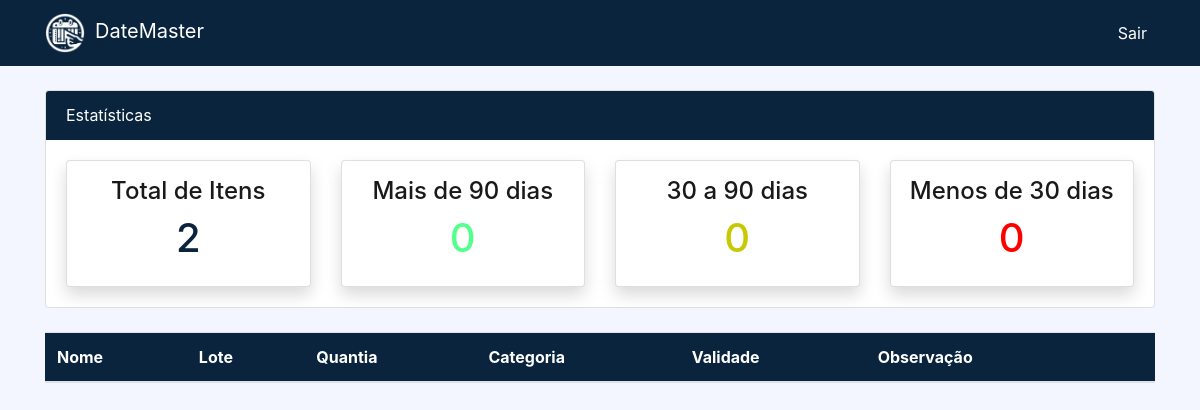
Before: /alta/ (signed in) with the older database file.
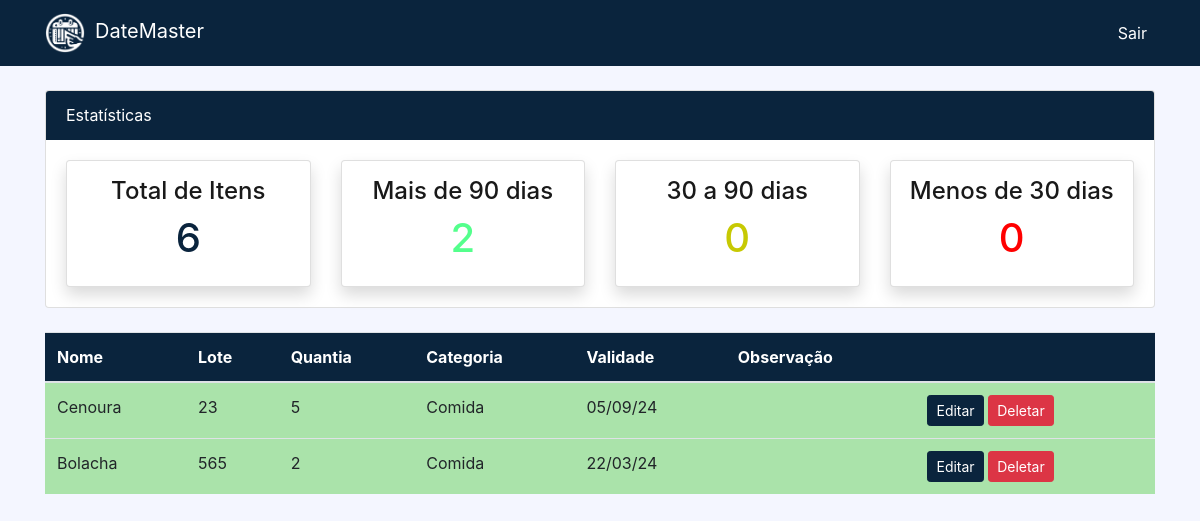
After: the same page with the newer database file.
### dashboard/models.py (models this page shows, shortened)
class Product(models.Model):
    name = models.CharField(max_length=100, null=True, blank=True)
    lot = models.CharField(max_length=20, null=True, blank=True)
    category = models.CharField(max_length=20, choices=CATEGORY, null=True, blank=True)
    quantity = models.PositiveIntegerField(null=False, blank=True)
    expiration_date = models.DateField(null=True, blank=True)
    observation = models.TextField(null=True, blank=True)

### dashboard/views.py (the view)
# urls.py: path('alta/', views.alta, name='dashboard-alta'),
@login_required
def alta(request):
    items = Product.objects.raw('SELECT * FROM dashboard_product')
    item_countp = len(items)
    current_date = date.today()
    thirty_days_from_now = current_date + timedelta(days=30)
    items = Product.objects.filter(expiration_date__gt=current_date, expiration_date__lt=thirty_days_from_now)
    item_countb = len(items)
    current_date = date.today()
    thirty_days_ago = current_date + timedelta(days=30)
    ninety_days_ago = current_date + timedelta(days=90)
    query = ''' SELECT * FROM dashboard_product WHERE expiration_date BETWEEN %s AND %s'''
    items = Product.objects.raw(query, [thirty_days_ago, ninety_days_ago])
    item_countm = len(items)
    current_date = date.today()
    three_months_ago = current_date + timedelta(days=3*30)
    items = Product.objects.raw('SELECT * FROM dashboard_product WHERE expiration_date > %s', [three_months_ago])
    item_counta = len(items)
    context = {
        'items': items,
        'item_countp': item_countp,
        'item_counta': item_counta,
        'item_countm': item_countm,
        'item_countb': item_countm,
    }
    return render(request, 'dashboard/alta.html', context)

### templates/dashboard/alta.html (shortened to what this page needs)
{% extends 'partials/base.html' %}
{% load crispy_forms_tags %}
{% block content %}
{% include 'partials/topnav.html' %}
        <div class="container">
            <div class="row my-4">
                <div class="col-md-12">
                    <table class="table bg-white">
                        <thead class="bg-info color-custom">
                            <tr class="text-white">
                                <th scope="col">Nome</th>
                                <th scope="col">Lote</th>
                                <th scope="col">Quantia</th>
                                <th scope="col">Categoria</th>
                                <th scope="col">Validade</th>
                                <th scope="col">Observação</th>
                                <th scope="col"></th>
                            </tr>
                        </thead>
                        <tbody>
                            {% for item in items %}
                                <tr >
                                    <td style="background-color: rgb(170, 227, 170);">{{ item.name }}</td>
                                    <td style="background-color: rgb(170, 227, 170);">{{ item.lot }}</td>
                                    <td style="background-color: rgb(170, 227, 170);">{{ item.quantity }}</td>
                                    <td style="background-color: rgb(170, 227, 170);">{{ item.category }}</td>
                                    <td style="background-color: rgb(170, 227, 170);">{{ item.expiration_date|date:"d/m/y" }}</td>
                                    <td style="background-color: rgb(170, 227, 170);">{{item.observation}}</td>
                                    <td style="background-color: rgb(170, 227, 170);">
                                        <a class="btn btn-info btn-sm" href="{% url 'dashboard-product-update' pk=item.id %}">Editar</a>
                                        <a class="btn btn-danger btn-sm" href="{% url 'dashboard-product-delete' pk=item.id %}">Deletar</a>
                                    </td>
                                </tr>
                            {% endfor %}
                        </tbody>
                    </table>
                </div>
            </div>
        </div>
{% endblock%}

Changed rows visible on the page:
added Product: name "Cenoura", lot "23", quantity "5", category "Comida", expiration_date "05/09/24"
added Product: name "Bolacha", lot "565", quantity "2", category "Comida", expiration_date "22/03/24"
Other visible differences:
{{ item_countp }}: "2" → "6"
{{ item_counta }}: "0" → "2"
